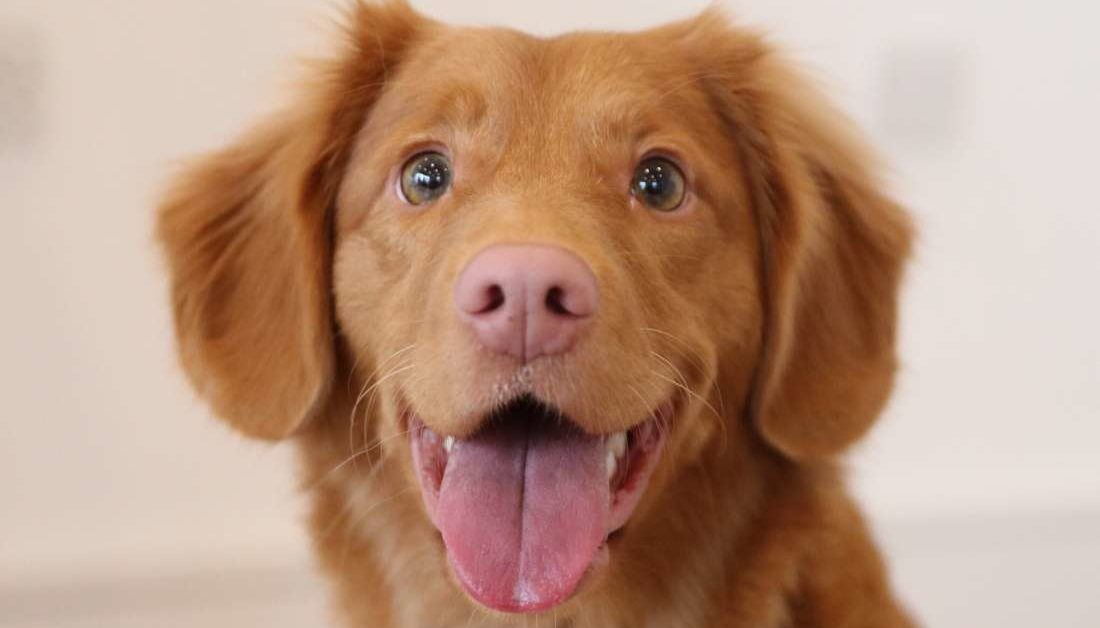
#> input picture Testing-data/img2.jpg, 1100 x 628 px, given in place of 0005.jpg, which was not available
$ jupyter execute split_merge.ipynb   (shell and % lines are left out)   (text cells are left out)
#> lines starting #> are read from the running program, lines starting #| are printed output that depends on the picture; pictures that were not available may be replaced by others from this repository, and a replacement may not be noted
[cell 1]
import wget
url = "https://github.com/raffiainuls/CIFAR-10-images/blob/master/test/automobile/0005.jpg?raw=true"
wget.download(url)

[cell 2]
# import the necessary packages
from matplotlib import pyplot as plt
import numpy as np
import argparse
import cv2

[cell 3]
def plt_imshow(title, image):
	# convert the image frame BGR to RGB color space and display it
	image = cv2.cvtColor(image, cv2.COLOR_BGR2RGB)
	plt.imshow(image)
	plt.title(title)
	plt.grid(False)
	plt.show()

[cell 4]
# since we are using Jupyter Notebooks we can replace our argument
# parsing code with *hard coded* arguments and values
args = {
	"image": "0005.jpg"
}

[cell 5]
# load the input image and grab each channel -- note how OpenCV
# represents images as NumPy arrays with channels in Blue, Green,
# Red ordering rather than Red, Green Blue
image = cv2.imread(args["image"])
#> image is the input picture: shape (628, 1100, 3); mean B, G, R 127.5, 149.3, 185.1
(B, G, R) = cv2.split(image)
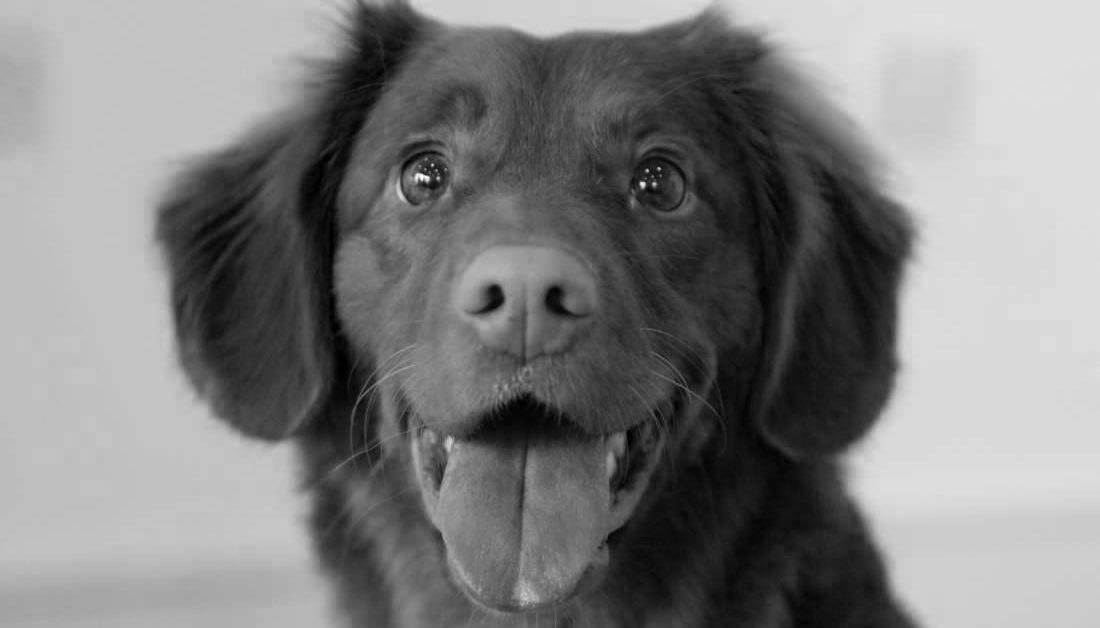
#> B: shape (628, 1100); min 0, max 255, mean 127.5
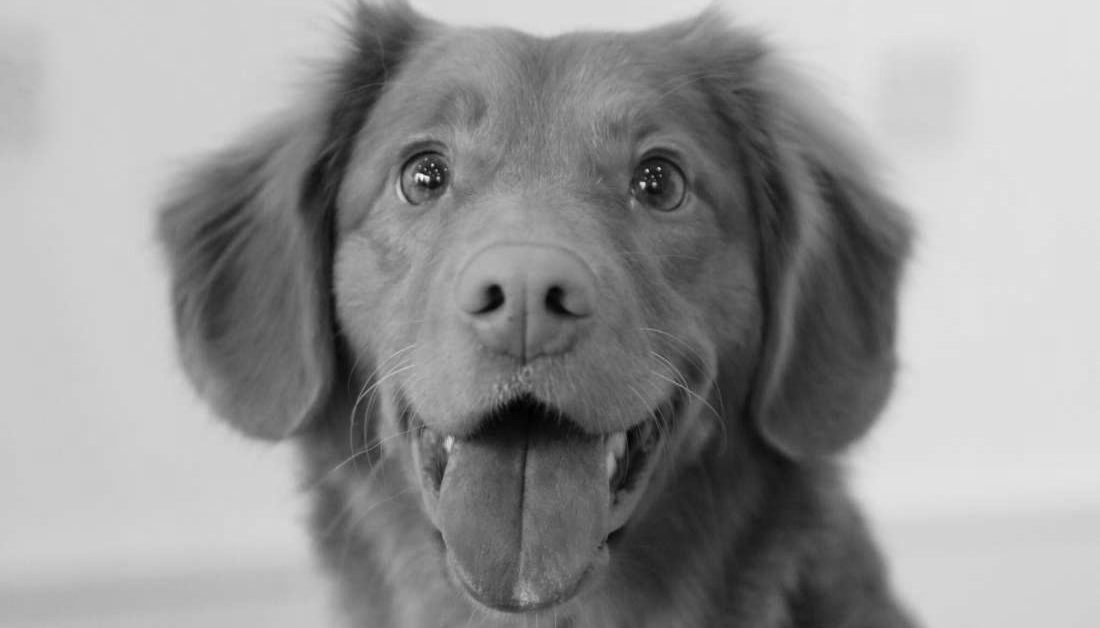
#> G: shape (628, 1100); min 0, max 255, mean 149.3
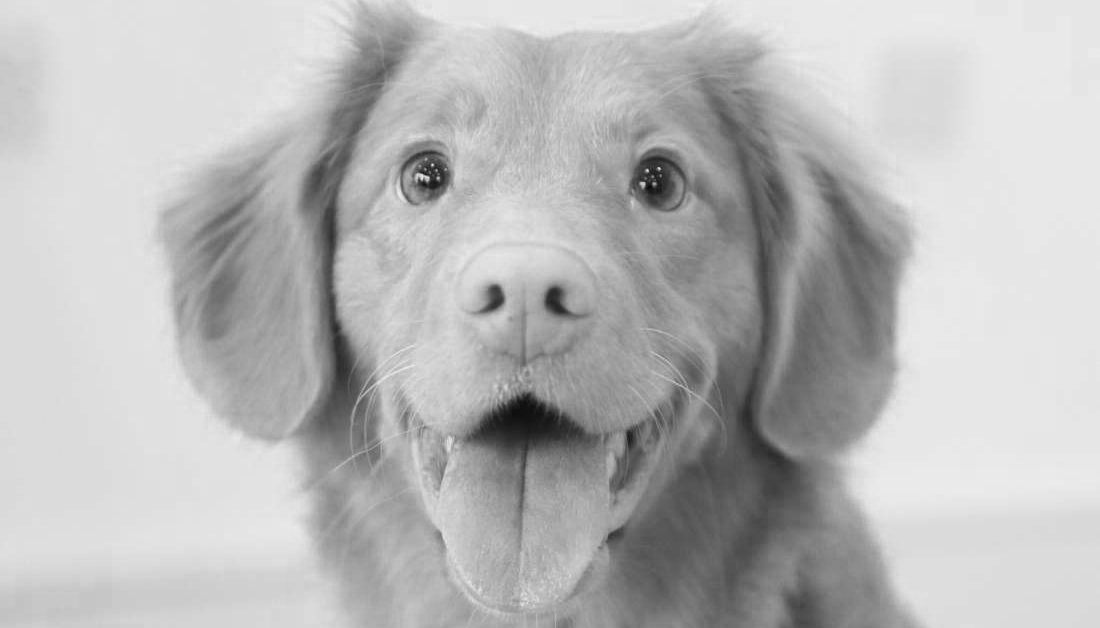
#> R: shape (628, 1100); min 10, max 240, mean 185.1

# show each channel individually
plt_imshow("Red", R)
plt_imshow("Green", G)
plt_imshow("Blue", B)

[cell 6]
merged = cv2.merge([B, G, R])
plt_imshow("Merged", merged)

[cell 7]
# visualize each channel in color
zeros = np.zeros(image.shape[:2], dtype="uint8")
plt_imshow("Red", cv2.merge([zeros, zeros, R]))
#> in plt_imshow (call 5), `image = cv2.cvtColor(image, cv2.COLOR_BGR2RGB)`:
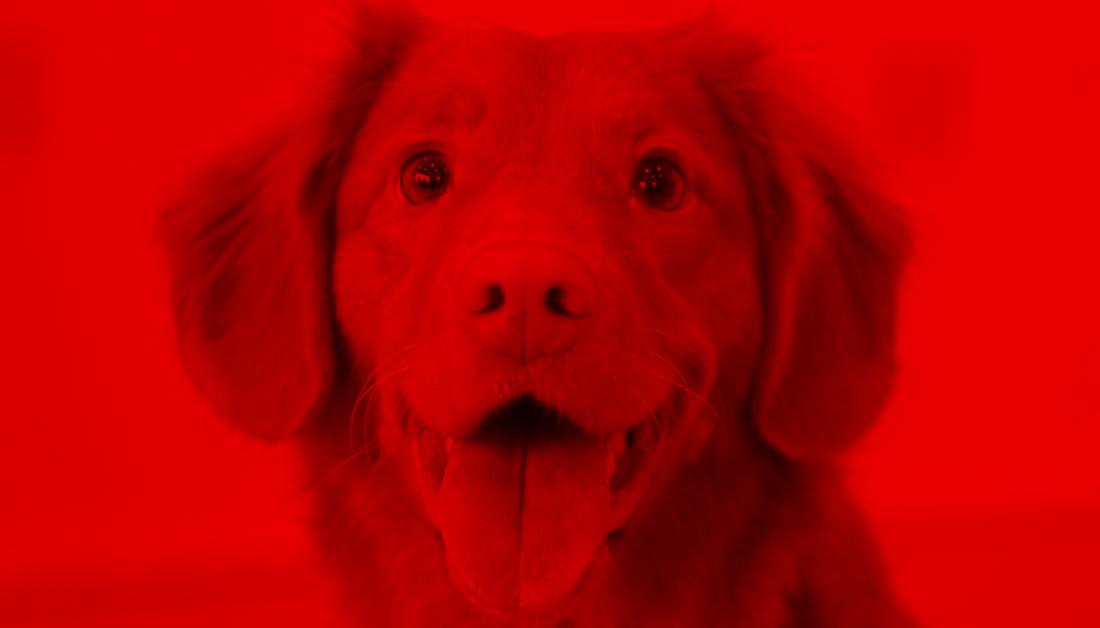
#> image: shape (628, 1100, 3); mean R, G, B 185.1, 0, 0
plt_imshow("Green", cv2.merge([zeros, G, zeros]))
#> in plt_imshow (call 6), `image = cv2.cvtColor(image, cv2.COLOR_BGR2RGB)`:
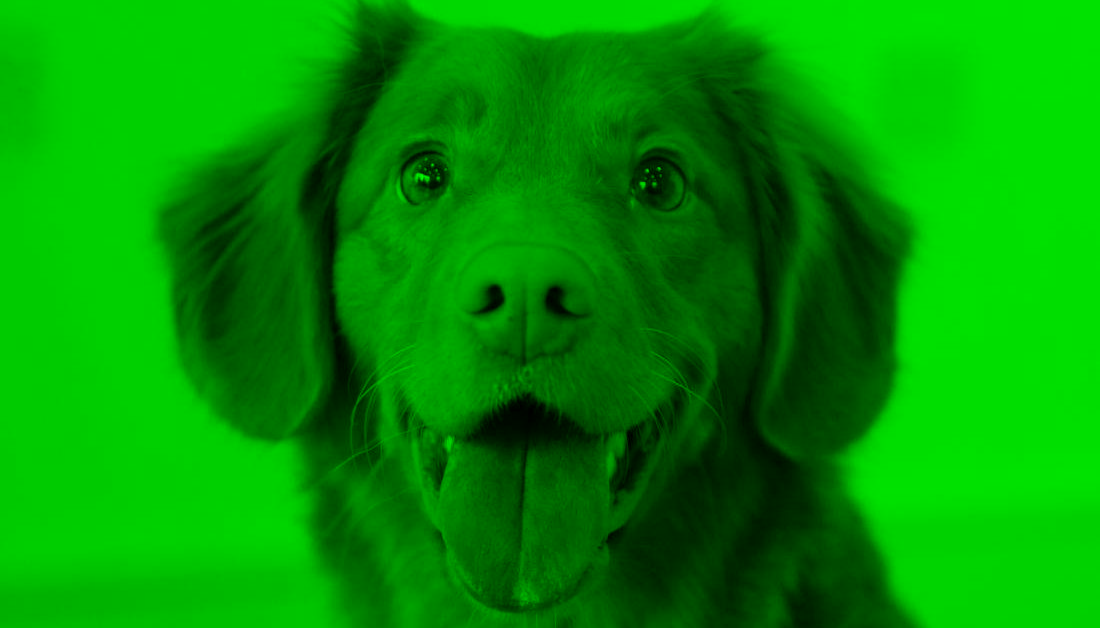
#> image: shape (628, 1100, 3); mean R, G, B 0, 149.3, 0
plt_imshow("Blue", cv2.merge([B, zeros, zeros]))
#> in plt_imshow (call 7), `image = cv2.cvtColor(image, cv2.COLOR_BGR2RGB)`:
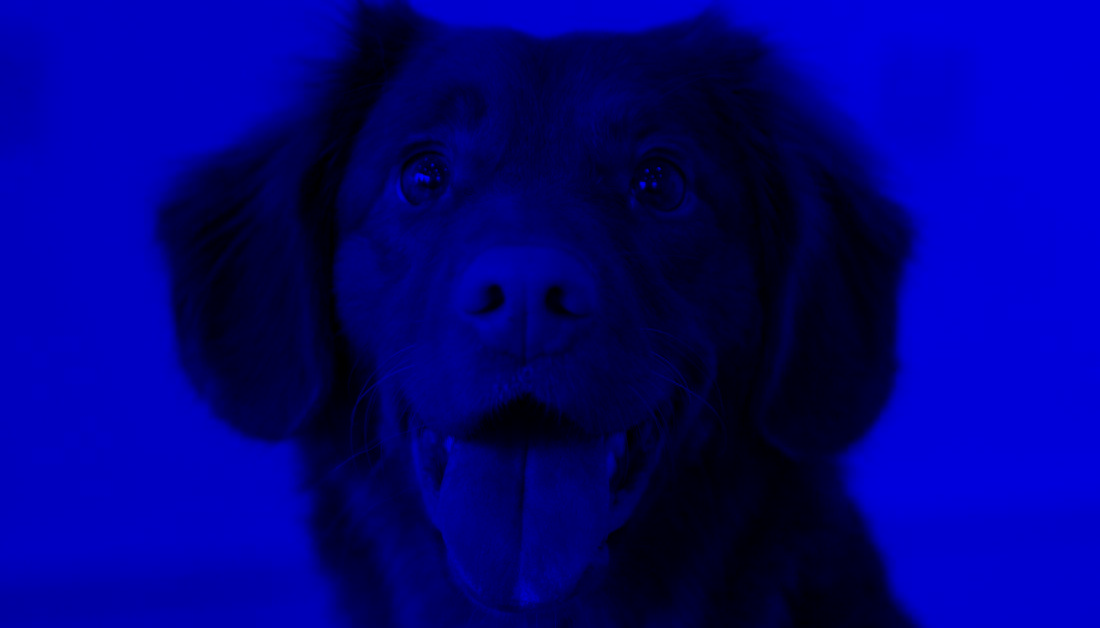
#> image: shape (628, 1100, 3); mean R, G, B 0, 0, 127.5

$ run again, on Testing-data/img3.jpg
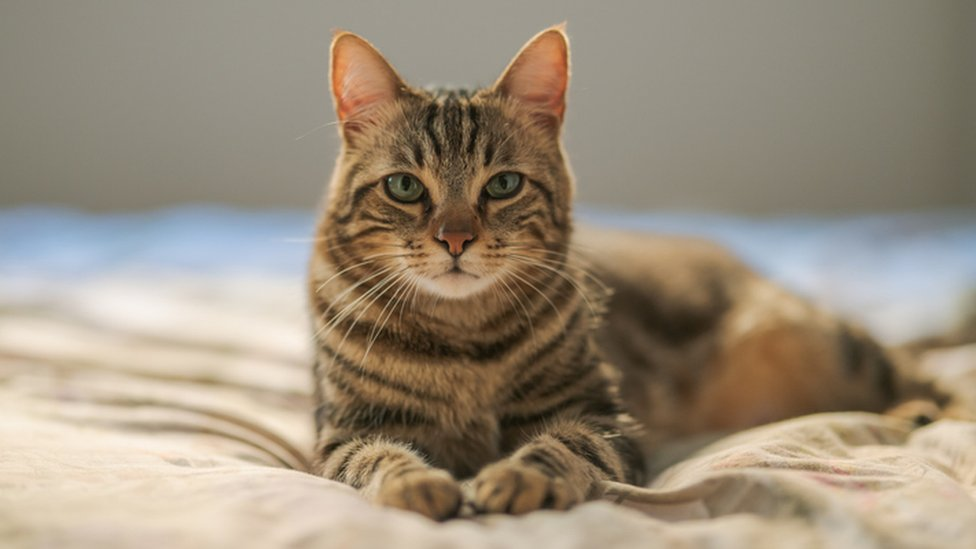
#> input picture Testing-data/img3.jpg, 976 x 549 px, given in place of 0005.jpg, which was not available
#> image is the input picture: shape (549, 976, 3); mean B, G, R 124.7, 142.7, 155.3
#> `(B, G, R) = cv2.split(image)`:
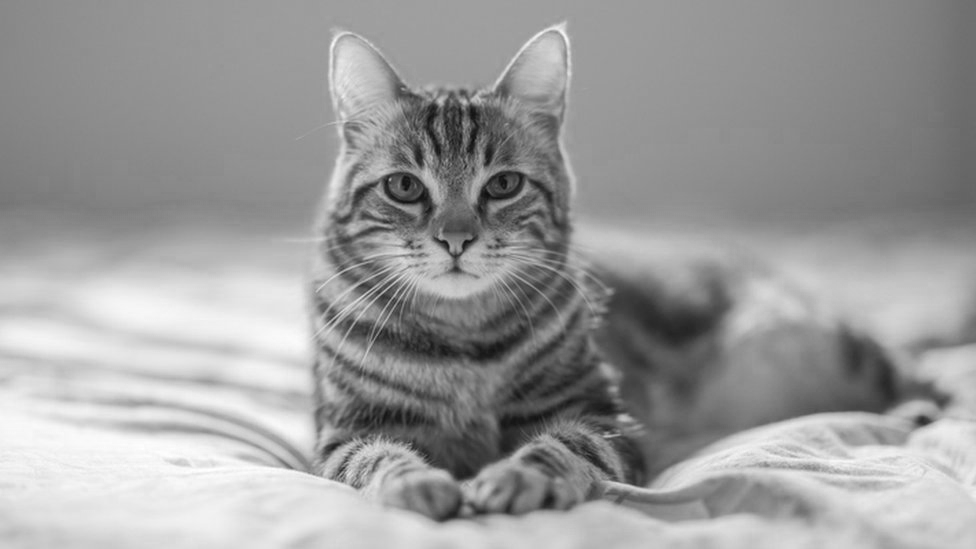
#> R: shape (549, 976); min 10, max 255, mean 155.3
#> in plt_imshow (call 7), `image = cv2.cvtColor(image, cv2.COLOR_BGR2RGB)`:
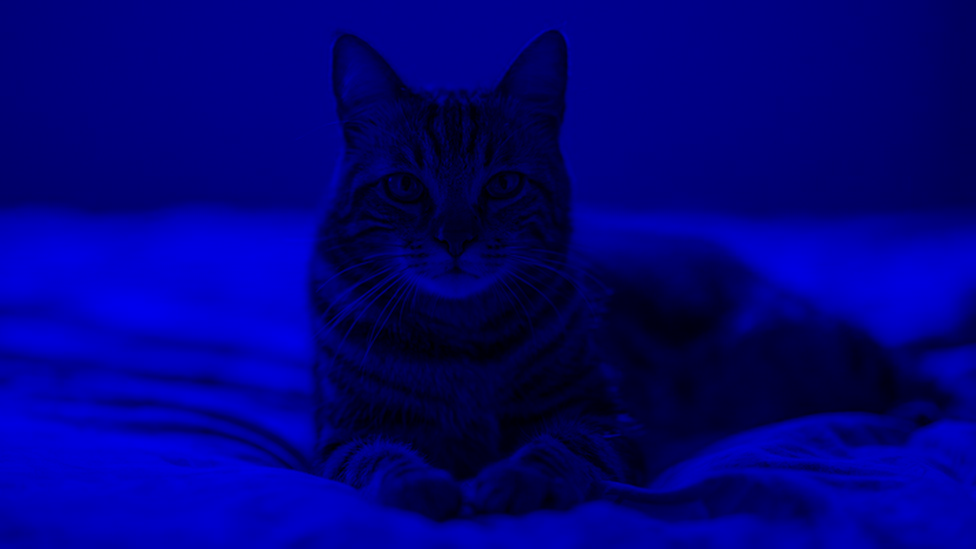
#> image: shape (549, 976, 3); mean R, G, B 0, 0, 124.7
